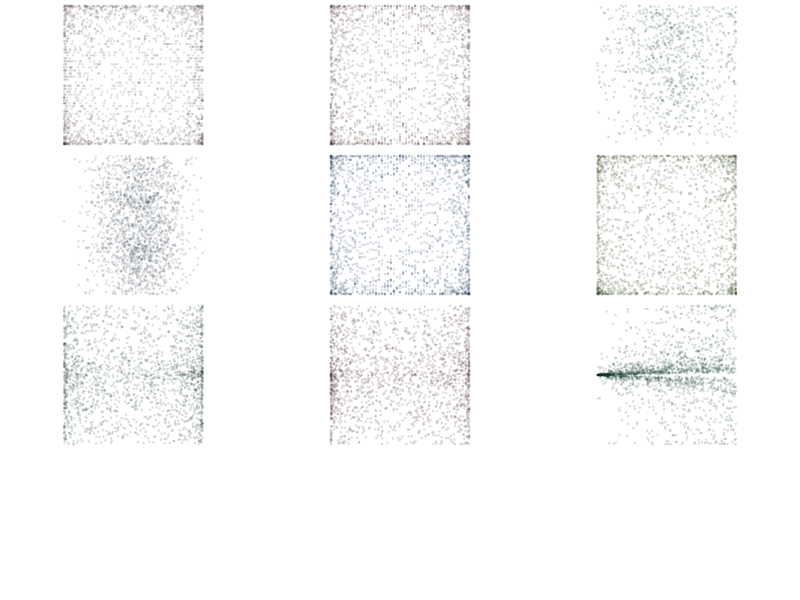

The R source for this figure:



set.seed(79)

par(mfrow=c(4,3), ann=FALSE, pty='s', cex=0.2, mai=c(.025,.025,.025,.025), 
    mar=c(0.05, 0.05, 0.05, 0.05), oma=c(0,0,0,0))

n1 <- rep(seq(0,4800,by=5),2)
n2 <- n1 * rnorm(length(n1), 2, 10)
n3 <- n1 * rnorm(length(n1), 20, 10)
n4 <- n1 * rnorm(length(n1), 100, 10)
n5 <- rnorm(length(n1), 1, 6)

nz <- sample(1000, length(n1), replace = TRUE, prob = rep(.3, 1000))

deg2rad <- function(deg) {(deg * pi) / (180)}

rnd_col <- function() {
  v <- round(runif(3, 0, 80))
  rgb(v[1], v[2], v[3], 42, max=255)
}

plot(sin(n2), cos(n1), axes=FALSE, col=rnd_col())
plot(sin(n1), cos(n2), axes=FALSE, col=rnd_col())
plot(sin(n2/n3), sqrt(cos(n3) * cos(n1)), axes=FALSE, col=rnd_col())
plot(cos(n4/n5)+rnorm(length(n4)), (sin(n3)-cos(n4)*2), axes=FALSE, col=rnd_col())
plot(sin(n1), cos(n3*abs(n3)), axes=FALSE, col=rnd_col())
plot(sin(n2), cos(n3), axes=FALSE, col=rnd_col())
plot(cos(((n2*n4)/n3)/n5), sin(n4)-cos(n3), axes=FALSE, col=rnd_col())
plot(cos(n2), sin(n3)-cos(n4), axes=FALSE, col=rnd_col())
plot(cos(n3)+nz, sin((nz^1.2)/n2), axes=FALSE, col=rnd_col())



